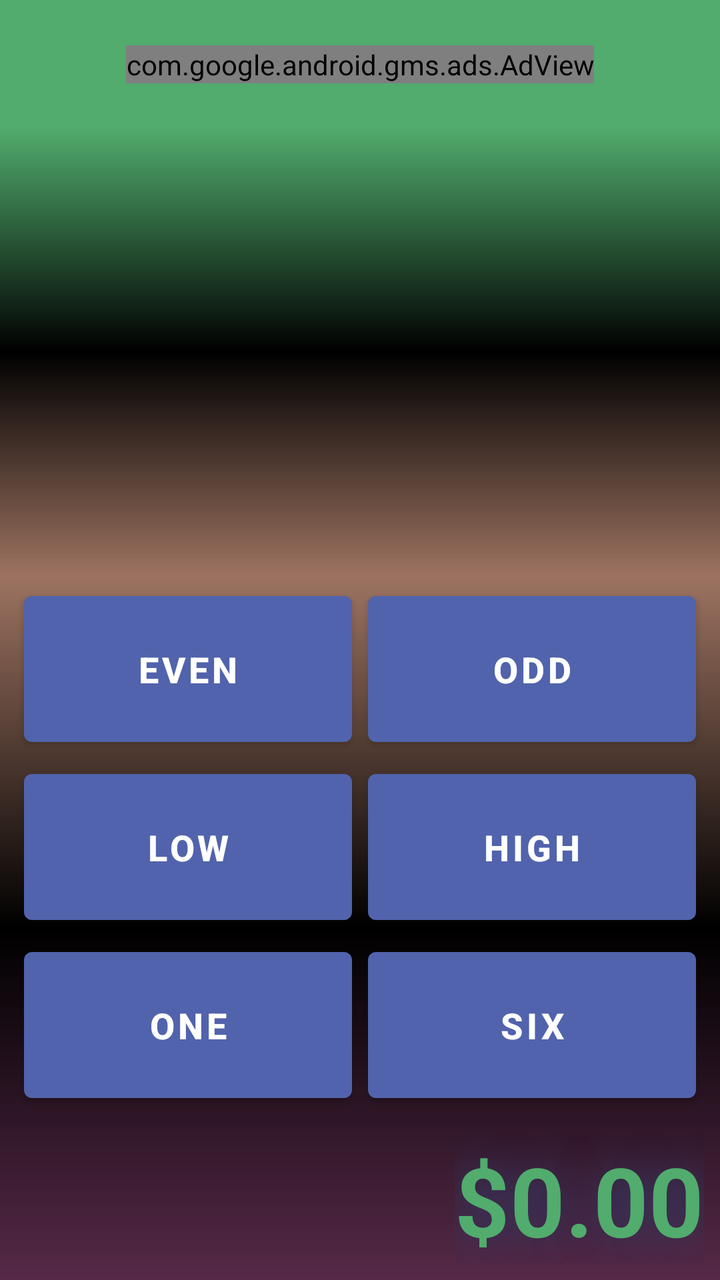
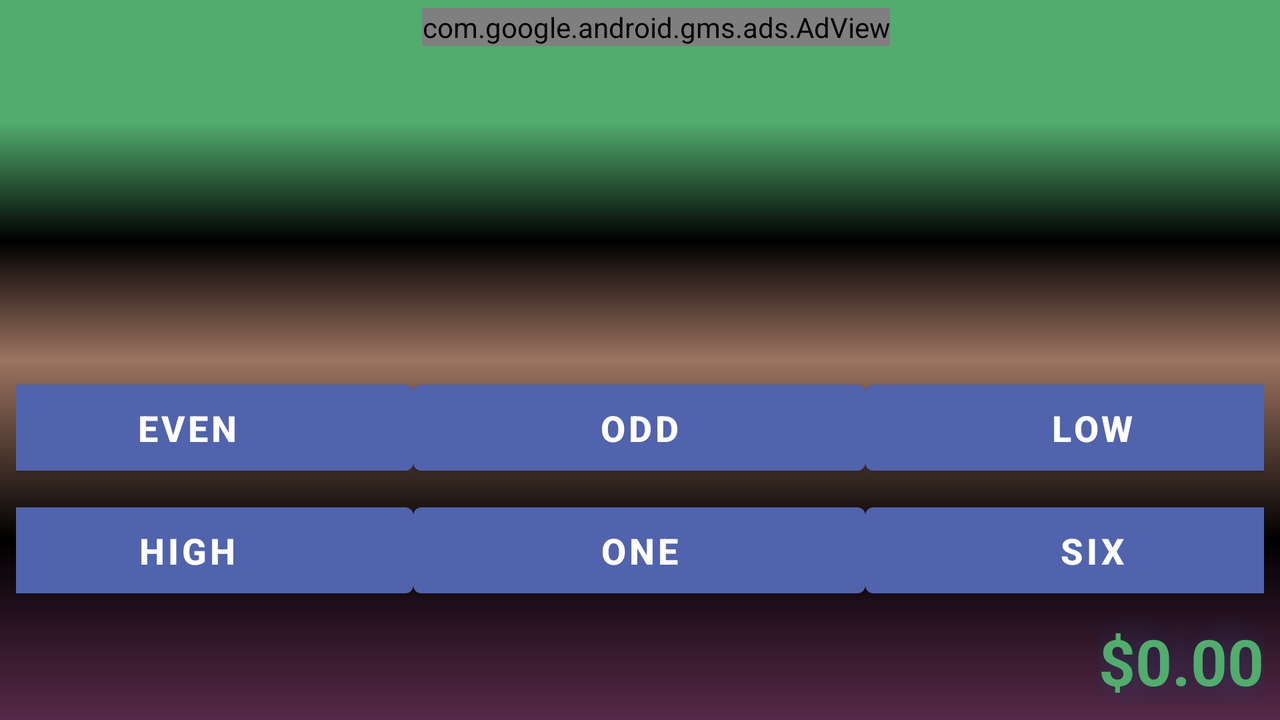

First picture: res/layout/ on a phone held upright. Second picture: the repository's own variant of that layout, on a device whose configuration matches the variant's folder. Source for both follows.
<!-- AndroidManifest.xml: application theme Theme.MakeItRain -->
<!-- res/layout/activity_main.xml -->
<?xml version="1.0" encoding="utf-8"?>
<androidx.constraintlayout.widget.ConstraintLayout xmlns:android="http://schemas.android.com/apk/res/android"
    xmlns:app="http://schemas.android.com/apk/res-auto"
    xmlns:tools="http://schemas.android.com/tools"
    xmlns:ads="http://schemas.android.com/apk/res-auto"
    android:layout_width="match_parent"
    android:layout_height="match_parent"
    android:background="@color/player_area_bg"
    android:elevation="-10dp"
    tools:context=".MainActivity">

    <androidx.constraintlayout.widget.ConstraintLayout
        android:id="@+id/linear_button_row_1"
        android:layout_width="0dp"
        android:layout_height="0dp"
        android:layout_marginStart="8dp"
        android:layout_marginEnd="8dp"
        android:orientation="horizontal"
        app:layout_constraintBottom_toTopOf="@+id/moneyamount_textview"
        app:layout_constraintEnd_toEndOf="parent"
        app:layout_constraintStart_toStartOf="parent"
        app:layout_constraintTop_toBottomOf="@+id/guideline2">

        <Button
            android:id="@+id/button_1"
            android:layout_width="0dp"
            android:layout_height="85dp"
            android:layout_margin="4dp"
            android:text="@string/even_button"
            android:textSize="18sp"
            android:textStyle="bold"
            app:layout_constraintEnd_toStartOf="@+id/button_2"
            app:layout_constraintHorizontal_bias="0.5"
            app:layout_constraintStart_toStartOf="parent"
            app:layout_constraintTop_toTopOf="parent" />

        <Button
            android:id="@+id/button_2"
            android:layout_width="0dp"
            android:layout_height="85dp"
            android:layout_margin="4dp"
            android:text="@string/odd_button"
            android:textSize="18sp"
            android:textStyle="bold"
            app:layout_constraintEnd_toEndOf="parent"
            app:layout_constraintHorizontal_bias="0.5"
            app:layout_constraintStart_toEndOf="@+id/button_1"
            app:layout_constraintTop_toTopOf="parent" />

        <Button
            android:id="@+id/button_3"
            android:layout_width="0dp"
            android:layout_height="85dp"
            android:layout_margin="4dp"
            android:text="@string/low_button"
            android:textSize="18sp"
            android:textStyle="bold"
            app:layout_constraintEnd_toStartOf="@+id/button_4"
            app:layout_constraintHorizontal_bias="0.5"
            app:layout_constraintStart_toStartOf="parent"
            app:layout_constraintTop_toBottomOf="@+id/button_1" />

        <Button
            android:id="@+id/button_4"
            android:layout_width="0dp"
            android:layout_height="85dp"
            android:layout_margin="4dp"
            android:text="@string/high_button"
            android:textSize="18sp"
            android:textStyle="bold"
            app:layout_constraintEnd_toEndOf="parent"
            app:layout_constraintHorizontal_bias="0.5"
            app:layout_constraintStart_toEndOf="@+id/button_3"
            app:layout_constraintTop_toBottomOf="@+id/button_2" />

        <Button
            android:id="@+id/button_5"
            android:layout_width="0dp"
            android:layout_height="85dp"
            android:layout_margin="4dp"
            android:text="@string/one_button"
            android:textSize="18sp"
            android:textStyle="bold"
            app:layout_constraintEnd_toStartOf="@+id/button_6"
            app:layout_constraintHorizontal_bias="0.5"
            app:layout_constraintStart_toStartOf="parent"
            app:layout_constraintTop_toBottomOf="@+id/button_3" />

        <Button
            android:id="@+id/button_6"
            android:layout_width="0dp"
            android:layout_height="85dp"
            android:layout_margin="4dp"
            android:text="@string/six_button"
            android:textSize="18sp"
            android:textStyle="bold"
            app:layout_constraintEnd_toEndOf="parent"
            app:layout_constraintHorizontal_bias="0.5"
            app:layout_constraintStart_toEndOf="@+id/button_5"
            app:layout_constraintTop_toBottomOf="@+id/button_4" />
    </androidx.constraintlayout.widget.ConstraintLayout>

    <ImageView
        android:id="@+id/player_area_background"
        android:layout_width="match_parent"
        android:layout_height="0dp"
        android:layout_weight="1"
        android:contentDescription="@string/background_image_descrip"
        android:elevation="-4dp"
        app:layout_constraintBottom_toBottomOf="parent"
        app:layout_constraintEnd_toEndOf="parent"
        app:layout_constraintStart_toStartOf="parent"
        app:layout_constraintTop_toTopOf="@+id/linear_button_row_1"
        app:srcCompat="@drawable/background_player_buttons" />

    <TextView
        android:id="@+id/moneyamount_textview"
        android:layout_width="wrap_content"
        android:layout_height="wrap_content"
        android:layout_marginStart="8dp"
        android:layout_marginEnd="8dp"
        android:layout_marginBottom="8dp"
        android:elevation="10dp"
        android:gravity="center"
        android:shadowColor="@color/steel_blue"
        android:shadowRadius="50"
        android:text="@string/money_amount"
        android:textColor="@color/player_area_bg"
        android:textSize="48sp"
        android:textStyle="bold"
        app:layout_constraintBottom_toBottomOf="parent"
        app:layout_constraintEnd_toEndOf="parent"
        app:layout_constraintHorizontal_bias="1.0"
        app:layout_constraintStart_toStartOf="parent" />

    <androidx.constraintlayout.widget.Guideline
        android:id="@+id/guideline2"
        android:layout_width="wrap_content"
        android:layout_height="wrap_content"
        android:orientation="horizontal"
        app:layout_constraintGuide_percent="0.45" />

    <androidx.constraintlayout.widget.Guideline
        android:id="@+id/guideline"
        android:layout_width="wrap_content"
        android:layout_height="wrap_content"
        android:orientation="horizontal"
        app:layout_constraintGuide_percent=".1" />

    <ImageView
        android:id="@+id/dice_image"
        android:layout_width="175dp"
        android:layout_height="175dp"
        android:background="@drawable/dice_five"
        android:contentDescription="@string/dice_image_descrip"
        android:elevation="5dp"
        app:layout_constraintBottom_toTopOf="@+id/linear_button_row_1"
        app:layout_constraintEnd_toEndOf="parent"
        app:layout_constraintHorizontal_bias="0.5"
        app:layout_constraintStart_toStartOf="parent"
        app:layout_constraintTop_toTopOf="@+id/guideline" />

    <ImageView
        android:id="@+id/table_brown_background_image"
        android:layout_width="0dp"
        android:layout_height="0dp"
        android:contentDescription="@string/background_image_descrip"
        android:elevation="-10dp"
        app:layout_constraintBottom_toTopOf="@+id/player_area_background"
        app:layout_constraintEnd_toEndOf="parent"
        app:layout_constraintHorizontal_bias="0.0"
        app:layout_constraintStart_toStartOf="parent"
        app:layout_constraintTop_toTopOf="@+id/guideline"
        app:layout_constraintVertical_bias="1.0"
        app:srcCompat="@drawable/table_background" />

    <com.google.android.gms.ads.AdView
        android:id="@+id/ad_view"
        ads:adSize="BANNER"
        ads:adUnitId="@string/banner_ad_unit_id"
        android:layout_width="wrap_content"
        android:layout_height="wrap_content"
        android:layout_marginStart="8dp"
        android:layout_marginTop="8dp"
        android:layout_marginEnd="8dp"
        android:layout_marginBottom="8dp"
        app:layout_constraintBottom_toTopOf="@+id/table_brown_background_image"
        app:layout_constraintEnd_toEndOf="parent"
        app:layout_constraintStart_toStartOf="parent"
        app:layout_constraintTop_toTopOf="parent" />

</androidx.constraintlayout.widget.ConstraintLayout>
<!-- resources referenced by this layout -->
<resources>
  <color name="player_area_bg">#51ac6d</color>
  <color name="steel_blue">#333e6b</color>
  <!-- drawable background_player_buttons (drawable) -->
  <?xml version="1.0" encoding="utf-8"?>
  <shape xmlns:android="http://schemas.android.com/apk/res/android"
      android:shape="rectangle">
  
      <gradient
          android:startColor="@color/deep_purple"
          android:centerColor="@color/black"
          android:endColor="@color/table_area_bg"
          android:angle="90"
  
          />
  
  
  
  
  
  </shape>
  <!-- drawable table_background (drawable) -->
  <?xml version="1.0" encoding="utf-8"?>
  <shape xmlns:android="http://schemas.android.com/apk/res/android"
      android:shape="rectangle">
  
      <gradient
          android:startColor="@color/table_area_bg"
          android:centerColor="@color/black"
          android:endColor="@color/player_area_bg"
          android:angle="90"
          />
  
  
  
  
  
  </shape>
  <string name="background_image_descrip">background</string>
  <string name="banner_ad_unit_id">ca-app-pub-3940256099942544/6300978111</string>
  <string name="dice_image_descrip">six sided die</string>
  <string name="even_button">Even</string>
  <string name="high_button">High</string>
  <string name="low_button">Low</string>
  <string name="money_amount">$0.00</string>
  <string name="odd_button">Odd</string>
  <string name="one_button">One</string>
  <string name="six_button">Six</string>
  <style name="Theme.MakeItRain" parent="Theme.MaterialComponents.DayNight.DarkActionBar">
          
          <item name="colorPrimary">@color/deep_blue_grey</item>
          <item name="colorPrimaryVariant">@color/steel_blue</item>
          <item name="colorOnPrimary">@color/white</item>
          
          <item name="colorSecondary">@color/money_green</item>
          <item name="colorSecondaryVariant">@color/player_area_bg</item>
          <item name="colorOnSecondary">@color/black</item>
          
          <item name="android:statusBarColor" tools:targetApi="l">?attr/colorPrimaryVariant</item>
          
      </style>
  <color name="deep_purple">#562948</color>
  <color name="black">#FF000000</color>
  <color name="table_area_bg">#9d7361</color>
  <color name="deep_blue_grey">#5163ac</color>
  <color name="white">#FFFFFFFF</color>
  <color name="money_green">#47975f</color>
</resources>
<!-- res/layout-land/activity_main.xml (the repository's variant of the layout above) -->
<!-- drawn on the phone turned sideways -->
<?xml version="1.0" encoding="utf-8"?>
<androidx.constraintlayout.widget.ConstraintLayout xmlns:android="http://schemas.android.com/apk/res/android"
    xmlns:app="http://schemas.android.com/apk/res-auto"
    xmlns:tools="http://schemas.android.com/tools"
    xmlns:ads="http://schemas.android.com/apk/res-auto"
    android:layout_width="match_parent"
    android:layout_height="match_parent"
    android:background="@color/player_area_bg"
    android:elevation="-10dp"
    tools:context=".MainActivity">

    <androidx.constraintlayout.widget.ConstraintLayout
        android:id="@+id/linear_button_row_1"
        android:layout_width="0dp"
        android:layout_height="0dp"
        android:layout_marginStart="8dp"
        android:layout_marginEnd="8dp"
        android:orientation="horizontal"
        app:layout_constraintBottom_toTopOf="@+id/moneyamount_textview"
        app:layout_constraintEnd_toEndOf="parent"
        app:layout_constraintStart_toStartOf="parent"
        app:layout_constraintTop_toBottomOf="@+id/guideline2">

        <Button
            android:id="@+id/button_1"
            android:layout_width="226dp"
            android:layout_height="55dp"
            android:text="@string/even_button"
            android:textSize="18sp"
            android:textStyle="bold"
            app:layout_constraintBottom_toTopOf="@+id/button_4"
            app:layout_constraintEnd_toStartOf="@+id/button_2"
            app:layout_constraintHorizontal_bias="0.5"
            app:layout_constraintStart_toStartOf="parent"
            app:layout_constraintTop_toTopOf="parent" />

        <Button
            android:id="@+id/button_2"
            android:layout_width="226dp"
            android:layout_height="55dp"
            android:text="@string/odd_button"
            android:textSize="18sp"
            android:textStyle="bold"
            app:layout_constraintBottom_toTopOf="@+id/button_5"
            app:layout_constraintEnd_toStartOf="@+id/button_3"
            app:layout_constraintHorizontal_bias="0.5"
            app:layout_constraintStart_toEndOf="@+id/button_1"
            app:layout_constraintTop_toTopOf="parent" />

        <Button
            android:id="@+id/button_3"
            android:layout_width="227dp"
            android:layout_height="55dp"
            android:text="@string/low_button"
            android:textSize="18sp"
            android:textStyle="bold"
            app:layout_constraintBottom_toTopOf="@+id/button_6"
            app:layout_constraintEnd_toEndOf="parent"
            app:layout_constraintHorizontal_bias="0.5"
            app:layout_constraintStart_toEndOf="@+id/button_2"
            app:layout_constraintTop_toTopOf="parent" />

        <Button
            android:id="@+id/button_4"
            android:layout_width="226dp"
            android:layout_height="55dp"
            android:text="@string/high_button"
            android:textSize="18sp"
            android:textStyle="bold"
            app:layout_constraintBottom_toBottomOf="parent"
            app:layout_constraintEnd_toStartOf="@+id/button_5"
            app:layout_constraintHorizontal_bias="0.5"
            app:layout_constraintStart_toStartOf="parent"
            app:layout_constraintTop_toBottomOf="@+id/button_1" />

        <Button
            android:id="@+id/button_5"
            android:layout_width="226dp"
            android:layout_height="55dp"
            android:text="@string/one_button"
            android:textSize="18sp"
            android:textStyle="bold"
            app:layout_constraintBottom_toBottomOf="parent"
            app:layout_constraintEnd_toStartOf="@+id/button_6"
            app:layout_constraintHorizontal_bias="0.5"
            app:layout_constraintStart_toEndOf="@+id/button_4"
            app:layout_constraintTop_toBottomOf="@+id/button_2" />

        <Button
            android:id="@+id/button_6"
            android:layout_width="227dp"
            android:layout_height="55dp"
            android:text="@string/six_button"
            android:textSize="18sp"
            android:textStyle="bold"
            app:layout_constraintBottom_toBottomOf="parent"
            app:layout_constraintEnd_toEndOf="parent"
            app:layout_constraintHorizontal_bias="0.5"
            app:layout_constraintStart_toEndOf="@+id/button_5"
            app:layout_constraintTop_toBottomOf="@+id/button_3" />

    </androidx.constraintlayout.widget.ConstraintLayout>

    <ImageView
        android:id="@+id/player_area_background"
        android:layout_width="match_parent"
        android:layout_height="0dp"
        android:layout_weight="1"
        android:contentDescription="@string/background_image_descrip"
        android:elevation="-4dp"
        app:layout_constraintBottom_toBottomOf="parent"
        app:layout_constraintEnd_toEndOf="parent"
        app:layout_constraintStart_toStartOf="parent"
        app:layout_constraintTop_toTopOf="@+id/linear_button_row_1"
        app:srcCompat="@drawable/background_player_buttons"
        tools:ignore="ImageContrastCheck" />

    <TextView
        android:id="@+id/moneyamount_textview"
        android:layout_width="wrap_content"
        android:layout_height="wrap_content"
        android:layout_marginStart="8dp"
        android:layout_marginEnd="8dp"
        android:layout_marginBottom="8dp"
        android:elevation="10dp"
        android:gravity="center"
        android:shadowColor="@color/steel_blue"
        android:shadowRadius="50"
        android:text="@string/money_amount"
        android:textColor="@color/player_area_bg"
        android:textSize="32sp"
        android:textStyle="bold"
        app:layout_constraintBottom_toBottomOf="parent"
        app:layout_constraintEnd_toEndOf="parent"
        app:layout_constraintHorizontal_bias="1.0"
        app:layout_constraintStart_toStartOf="parent" />

    <androidx.constraintlayout.widget.Guideline
        android:id="@+id/guideline2"
        android:layout_width="wrap_content"
        android:layout_height="wrap_content"
        android:orientation="horizontal"
        app:layout_constraintGuide_percent="0.5" />

    <androidx.constraintlayout.widget.Guideline
        android:id="@+id/guideline"
        android:layout_width="wrap_content"
        android:layout_height="wrap_content"
        android:orientation="horizontal"
        app:layout_constraintGuide_percent="0.17" />

    <ImageView
        android:id="@+id/dice_image"
        android:layout_width="75dp"
        android:layout_height="75dp"
        android:background="@drawable/dice_five"
        android:contentDescription="@string/dice_image_descrip"
        android:elevation="5dp"
        app:layout_constraintBottom_toTopOf="@+id/linear_button_row_1"
        app:layout_constraintEnd_toEndOf="parent"
        app:layout_constraintHorizontal_bias="0.5"
        app:layout_constraintStart_toStartOf="parent"
        app:layout_constraintTop_toTopOf="@+id/guideline" />

    <ImageView
        android:id="@+id/table_brown_background_image"
        android:layout_width="0dp"
        android:layout_height="0dp"
        android:contentDescription="@string/background_image_descrip"
        android:elevation="-10dp"
        app:layout_constraintBottom_toTopOf="@+id/player_area_background"
        app:layout_constraintEnd_toEndOf="parent"
        app:layout_constraintHorizontal_bias="1.0"
        app:layout_constraintStart_toStartOf="parent"
        app:layout_constraintTop_toTopOf="@+id/guideline"
        app:layout_constraintVertical_bias="0.0"
        app:srcCompat="@drawable/table_background" />

    <com.google.android.gms.ads.AdView
        android:id="@+id/ad_view"
        ads:adSize="BANNER"
        ads:adUnitId="@string/banner_ad_unit_id"
        android:layout_width="wrap_content"
        android:layout_height="wrap_content"
        android:layout_marginTop="4dp"
        app:layout_constraintEnd_toEndOf="parent"
        app:layout_constraintHorizontal_bias="0.52"
        app:layout_constraintStart_toStartOf="parent"
        app:layout_constraintTop_toTopOf="parent" />

</androidx.constraintlayout.widget.ConstraintLayout>
